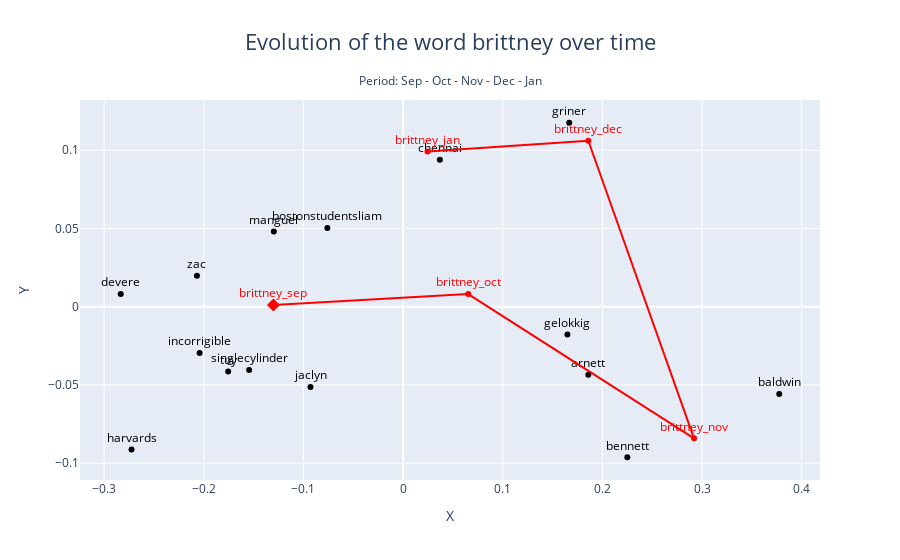

Notebook code cell kept with this figure:
### Markdown cell above
### Temporally changing embeddings

### Code cell
plot_temporal_changing_embedding(target_word_griner, selected_models_monthly_griner, top_n=3, title=title_griner, subtitle=subtitle_griner, use_tsne=False)

### Figure 1 — Plotly figure (JSON) as saved in the notebook; plotly's stock layout.template omitted (floating-point values rounded to 4 significant figures)
{"data": [{"marker": {"color": "black"}, "mode": "markers+text", "text": ["jaclyn"], "textfont": {"color": "black"}, "textposition": "top center", "x": [-0.09283], "y": [-0.0513], "type": "scatter"}, {"marker": {"color": "black"}, "mode": "markers+text", "text": ["arnett"], "textfont": {"color": "black"}, "textposition": "top center", "x": [0.1859], "y": [-0.04356], "type": "scatter"}, {"marker": {"color": "black"}, "mode": "markers+text", "text": ["chennai"], "textfont": {"color": "black"}, "textposition": "top center", "x": [0.03693], "y": [0.09387], "type": "scatter"}, {"marker": {"color": "red"}, "mode": "markers+text", "text": ["brittney_sep"], "textfont": {"color": "red"}, "textposition": "top center", "x": [-0.13], "y": [0.000992], "type": "scatter"}, {"marker": {"color": "black"}, "mode": "markers+text", "text": ["bostonstudentsliam"], "textfont": {"color": "black"}, "textposition": "top center", "x": [-0.07594], "y": [0.05027], "type": "scatter"}, {"marker": {"color": "black"}, "mode": "markers+text", "text": ["singlecylinder"], "textfont": {"color": "black"}, "textposition": "top center", "x": [-0.1544], "y": [-0.04041], "type": "scatter"}, {"marker": {"color": "black"}, "mode": "markers+text", "text": ["gelokkig"], "textfont": {"color": "black"}, "textposition": "top center", "x": [0.1649], "y": [-0.01788], "type": "scatter"}, {"marker": {"color": "red"}, "mode": "markers+text", "text": ["brittney_oct"], "textfont": {"color": "red"}, "textposition": "top center", "x": [0.06544], "y": [0.008021], "type": "scatter"}, {"marker": {"color": "black"}, "mode": "markers+text", "text": ["griner"], "textfont": {"color": "black"}, "textposition": "top center", "x": [0.1668], "y": [0.1175], "type": "scatter"}, {"marker": {"color": "black"}, "mode": "markers+text", "text": ["tuy"], "textfont": {"color": "black"}, "textposition": "top center", "x": [-0.1755], "y": [-0.04148], "type": "scatter"}, {"marker": {"color": "black"}, "mode": "markers+text", "text": ["devere"], "textfont": {"color": "black"}, "textposition": "top center", "x": [-0.2833], "y": [0.008126], "type": "scatter"}, {"marker": {"color": "red"}, "mode": "markers+text", "text": ["brittney_nov"], "textfont": {"color": "red"}, "textposition": "top center", "x": [0.292], "y": [-0.08418], "type": "scatter"}, {"marker": {"color": "black"}, "mode": "markers+text", "text": ["zac"], "textfont": {"color": "black"}, "textposition": "top center", "x": [-0.2068], "y": [0.01982], "type": "scatter"}, {"marker": {"color": "black"}, "mode": "markers+text", "text": ["bennett"], "textfont": {"color": "black"}, "textposition": "top center", "x": [0.225], "y": [-0.09625], "type": "scatter"}, {"marker": {"color": "black"}, "mode": "markers+text", "text": ["incorrigible"], "textfont": {"color": "black"}, "textposition": "top center", "x": [-0.2041], "y": [-0.02961], "type": "scatter"}, {"marker": {"color": "red"}, "mode": "markers+text", "text": ["brittney_dec"], "textfont": {"color": "red"}, "textposition": "top center", "x": [0.1859], "y": [0.106], "type": "scatter"}, {"marker": {"color": "black"}, "mode": "markers+text", "text": ["harvards"], "textfont": {"color": "black"}, "textposition": "top center", "x": [-0.2724], "y": [-0.09128], "type": "scatter"}, {"marker": {"color": "black"}, "mode": "markers+text", "text": ["manguel"], "textfont": {"color": "black"}, "textposition": "top center", "x": [-0.1297], "y": [0.04801], "type": "scatter"}, {"marker": {"color": "black"}, "mode": "markers+text", "text": ["baldwin"], "textfont": {"color": "black"}, "textposition": "top center", "x": [0.3775], "y": [-0.05584], "type": "scatter"}, {"marker": {"color": "red"}, "mode": "markers+text", "text": ["brittney_jan"], "textfont": {"color": "red"}, "textposition": "top center", "x": [0.02459], "y": [0.09911], "type": "scatter"}, {"marker": {"color": "red", "size": 10, "symbol": "diamond"}, "mode": "markers", "x": [-0.13], "y": [0.000992], "type": "scatter"}, {"line": {"color": "red"}, "mode": "lines", "x": [-0.13, 0.06544], "y": [0.000992, 0.008021], "type": "scatter"}, {"line": {"color": "red"}, "mode": "lines", "x": [0.06544, 0.292], "y": [0.008021, -0.08418], "type": "scatter"}, {"line": {"color": "red"}, "mode": "lines", "x": [0.292, 0.1859], "y": [-0.08418, 0.106], "type": "scatter"}, {"line": {"color": "red"}, "mode": "lines", "x": [0.1859, 0.02459], "y": [0.106, 0.09911], "type": "scatter"}], "layout": {"annotations": [{"showarrow": false, "text": "Period: Sep - Oct - Nov - Dec - Jan", "x": 0.5, "xref": "paper", "y": 1.08, "yref": "paper"}], "showlegend": false, "title": {"font": {"size": 22}, "text": "Evolution of the word brittney over time", "x": 0.5}, "xaxis": {"title": {"text": "X"}}, "yaxis": {"title": {"text": "Y"}}}}
